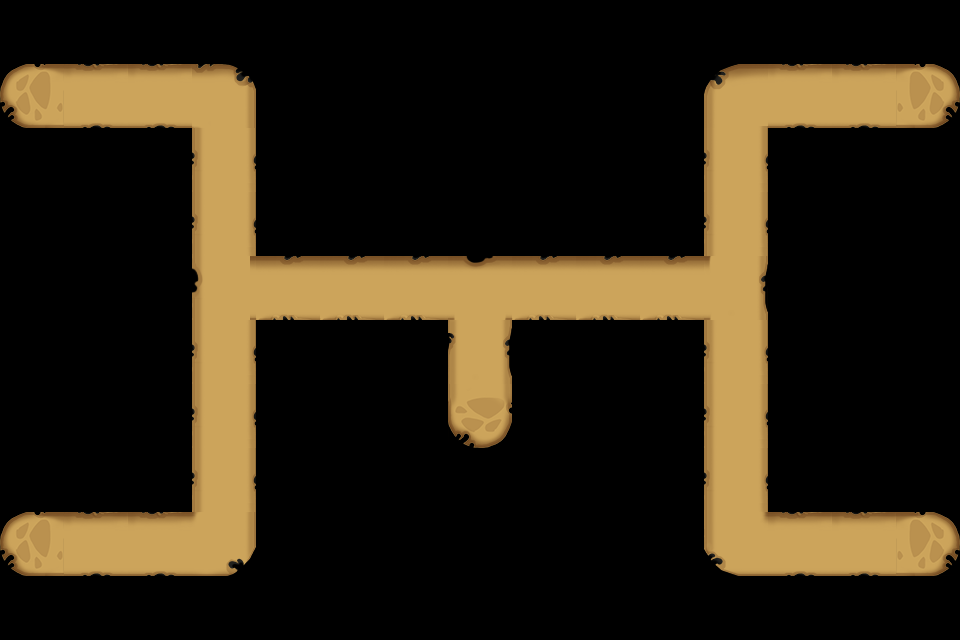

A level layout from a 2D game, rendered from its tile map. Below: a short description, then the map file with tile-grid data replaced by summaries:
An orthogonal 15x10 tile map with 64x64 px tiles, 1 tile layer (Road_Forrest) and 69 objects.

<map version="1.0" orientation="orthogonal" width="15" height="10" tilewidth="64" tileheight="64">
 <tileset firstgid="1" name="Road_Forrest" tilewidth="64" tileheight="64">
  <image source="Road_Forrest.png" width="320" height="256" />
 </tileset>
 <layer name="Road_Forrest" width="15" height="10">
  <data>[150 cells, 37 non-empty, 14 distinct tile ids]</data>
 </layer>
 <objectgroup color="#81aa96" name="path" width="15" height="10">
  <object x="32" y="101" />
  <object x="216" y="111" />
  <object x="230" y="287" />
  <object x="480" y="290" />
  <object x="478" y="417" />
 </objectgroup>
 <objectgroup name="path" width="15" height="10">
  <object x="931" y="97" />
  <object x="738" y="95" />
  <object x="739" y="290" />
  <object x="481" y="292" />
  <object x="480" y="416" />
 </objectgroup>
 <objectgroup name="path" width="15" height="10">
  <object x="33" y="544" />
  <object x="226" y="544" />
  <object x="226" y="288" />
  <object x="482" y="292" />
  <object x="481" y="416" />
 </objectgroup>
 <objectgroup name="path" width="15" height="10">
  <object x="929" y="546" />
  <object x="738" y="545" />
  <object x="738" y="290" />
  </objectgroup>
 <objectgroup color="#0a0a0b" name="blocked" width="15" height="10" />
 <objectgroup color="#55ff00" name="item" width="15" height="10">
  <properties>
   <property name="id" value="20002" />
   <property name="sizeH" value="1" />
   <property name="sizeW" value="1" />
  </properties>
  <!-- 8 objects omitted --></objectgroup>
 <objectgroup color="#55ff00" name="item" width="15" height="10">
  <properties>
   <property name="id" value="20003" />
   <property name="sizeH" value="1" />
   <property name="sizeW" value="1" />
  </properties>
  <!-- 11 objects omitted --></objectgroup>
 <objectgroup color="#55ff00" name="item" width="15" height="10">
  <properties>
   <property name="id" value="20004" />
   <property name="sizeH" value="1" />
   <property name="sizeW" value="1" />
  </properties>
  <!-- 3 objects omitted --></objectgroup>
 <objectgroup color="#00ff00" name="item" width="15" height="10">
  <properties>
   <property name="id" value="20005" />
   <property name="sizeH" value="1" />
   <property name="sizeW" value="1" />
  </properties>
  <!-- 1 objects omitted --></objectgroup>
 <objectgroup color="#005500" name="item" width="15" height="10">
  <properties>
   <property name="id" value="20001" />
   <property name="sizeH" value="2" />
   <property name="sizeW" value="1" />
  </properties>
  <!-- 7 objects omitted --></objectgroup>
 <objectgroup color="#00ffaa" name="item" width="15" height="10">
  <properties>
   <property name="id" value="20006" />
   <property name="sizeH" value="1" />
   <property name="sizeW" value="2" />
  </properties>
  <!-- 4 objects omitted --></objectgroup>
 <objectgroup color="#aaffff" name="item" width="15" height="10">
  <properties>
   <property name="id" value="20009" />
   <property name="sizeH" value="2" />
   <property name="sizeW" value="2" />
  </properties>
  <!-- 1 objects omitted --></objectgroup>
 <objectgroup color="#ffaa00" name="item" width="15" height="10">
  <properties>
   <property name="id" value="20010" />
   <property name="sizeH" value="2" />
   <property name="sizeW" value="2" />
  </properties>
 </objectgroup>
 <objectgroup color="#00aa7f" name="item" width="15" height="10">
  <properties>
   <property name="id" value="90005" />
   <property name="sizeH" value="2" />
   <property name="sizeW" value="2" />
  </properties>
  <!-- 2 objects omitted --></objectgroup>
 <objectgroup color="#04ecd9" name="item" width="15" height="10">
  <properties>
   <property name="id" value="90007" />
   <property name="sizeH" value="2" />
   <property name="sizeW" value="2" />
  </properties>
  <!-- 1 objects omitted --></objectgroup>
 <objectgroup color="#000000" name="tower" width="15" height="10">
  <properties>
   <property name="id" value="41001" />
   <property name="sizeH" value="2" />
   <property name="sizeW" value="2" />
  </properties>
  <!-- 2 objects omitted --></objectgroup>
 <objectgroup color="#000000" name="tower" width="15" height="10">
  <properties>
   <property name="id" value="41002" />
   <property name="sizeH" value="2" />
   <property name="sizeW" value="2" />
  </properties>
 </objectgroup>
 <objectgroup color="#000000" name="tower" width="15" height="10">
  <properties>
   <property name="id" value="41003" />
   <property name="sizeH" value="2" />
   <property name="sizeW" value="2" />
  </properties>
 </objectgroup>
 <objectgroup color="#000000" name="teemo" width="15" height="10">
  <properties>
   <property name="id" value="1" />
   <property name="sizeH" value="2" />
   <property name="sizeW" value="2" />
  </properties>
  <!-- 1 objects omitted --></objectgroup>
 <objectgroup color="#000000" name="random" width="15" height="10">
  <properties>
   <property name="sizeH" value="2" />
   <property name="sizeW" value="2" />
  </properties>
  <!-- 1 objects omitted --></objectgroup>
 <objectgroup color="#ff0000" name="item" width="15" height="10">
  <properties>
   <property name="id" value="90001" />
   <property name="sizeH" value="1" />
   <property name="sizeW" value="1" />
  </properties>
 </objectgroup>
 <objectgroup color="#00b5ec" name="item" width="15" height="10">
  <properties>
   <property name="id" value="90002" />
   <property name="sizeH" value="1" />
   <property name="sizeW" value="1" />
  </properties>
  <!-- 1 objects omitted --></objectgroup>
 <objectgroup color="#ffff00" name="item" width="15" height="10">
  <properties>
   <property name="id" value="90003" />
   <property name="sizeH" value="1" />
   <property name="sizeW" value="1" />
  </properties>
 </objectgroup>
 <objectgroup color="#ff5500" name="item" width="15" height="10">
  <properties>
   <property name="id" value="90004" />
   <property name="sizeH" value="1" />
   <property name="sizeW" value="1" />
  </properties>
 </objectgroup>
 <objectgroup color="#5500ff" name="item" width="15" height="10">
  <properties>
   <property name="id" value="20008" />
   <property name="sizeH" value="1" />
   <property name="sizeW" value="1" />
  </properties>
 </objectgroup>
 <objectgroup color="#ffff00" name="item" width="15" height="10">
  <properties>
   <property name="id" value="90006" />
   <property name="sizeH" value="1" />
   <property name="sizeW" value="1" />
  </properties>
  <!-- 2 objects omitted --></objectgroup>
 <objectgroup color="#ff007f" name="bomb" width="15" height="10">
  <properties>
   <property name="damage" value="10000" />
   <property name="id" value="90008" />
   <property name="range" value="128" />
   <property name="sizeH" value="1" />
   <property name="sizeW" value="1" />
  </properties>
 </objectgroup>
 <objectgroup color="#ff007f" name="bomb" width="15" height="10">
  <properties>
   <property name="damage" value="10000" />
   <property name="id" value="90009" />
   <property name="range" value="128" />
   <property name="sizeH" value="1" />
   <property name="sizeW" value="1" />
  </properties>
 </objectgroup>
 <objectgroup color="#ff007f" name="bomb" width="15" height="10">
  <properties>
   <property name="damage" value="10000" />
   <property name="id" value="90010" />
   <property name="range" value="192" />
   <property name="sizeH" value="1" />
   <property name="sizeW" value="1" />
  </properties>
 </objectgroup>
 <objectgroup color="#ff007f" name="hero" width="15" height="10">
  <properties>
   <property name="id" value="40081" />
  </properties>
  <!-- 2 objects omitted --></objectgroup>
 <objectgroup color="#ff007f" name="hero" width="15" height="10">
  <properties>
   <property name="id" value="40061" />
  </properties>
 </objectgroup>
 <objectgroup color="#ff007f" name="hero" width="15" height="10">
  <properties>
   <property name="id" value="40071" />
  </properties>
  <!-- 2 objects omitted --></objectgroup>
</map>
<!-- 51 of 69 objects omitted -->
